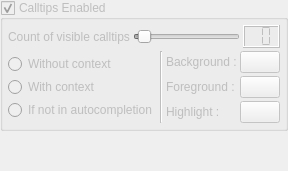
     <widget class="QWidget" name="pCalltips">
      <layout class="QVBoxLayout">
       <property name="spacing">
        <number>3</number>
       </property>
       <property name="margin">
        <number>0</number>
       </property>
       <item>
        <widget class="QGroupBox" name="gbCalltips">
         <property name="enabled">
          <bool>false</bool>
         </property>
         <property name="title">
          <string>Calltips Enabled</string>
         </property>
         <property name="checkable">
          <bool>true</bool>
         </property>
         <layout class="QVBoxLayout">
          <property name="spacing">
           <number>3</number>
          </property>
          <property name="margin">
           <number>5</number>
          </property>
          <item>
           <layout class="QHBoxLayout">
            <property name="spacing">
             <number>3</number>
            </property>
            <item>
             <widget class="QLabel" name="lCallTipsVisible">
              <property name="text">
               <string>Count of visible calltips</string>
              </property>
             </widget>
            </item>
            <item>
             <widget class="QSlider" name="sCallTipsVisible">
              <property name="sizePolicy">
               <sizepolicy hsizetype="Expanding" vsizetype="Fixed">
                <horstretch>0</horstretch>
                <verstretch>0</verstretch>
               </sizepolicy>
              </property>
              <property name="minimum">
               <number>-1</number>
              </property>
              <property name="maximum">
               <number>20</number>
              </property>
              <property name="pageStep">
               <number>2</number>
              </property>
              <property name="orientation">
               <enum>Qt::Horizontal</enum>
              </property>
              <property name="tickInterval">
               <number>1</number>
              </property>
             </widget>
            </item>
            <item>
             <widget class="QLCDNumber" name="lnCallTipsVisible">
              <property name="sizePolicy">
               <sizepolicy hsizetype="Fixed" vsizetype="Fixed">
                <horstretch>0</horstretch>
                <verstretch>0</verstretch>
               </sizepolicy>
              </property>
              <property name="numDigits">
               <number>2</number>
              </property>
              <property name="segmentStyle">
               <enum>QLCDNumber::Flat</enum>
              </property>
             </widget>
            </item>
           </layout>
          </item>
          <item>
           <layout class="QHBoxLayout">
            <property name="spacing">
             <number>3</number>
            </property>
            <item>
             <layout class="QVBoxLayout">
              <property name="spacing">
               <number>0</number>
              </property>
              <item>
               <widget class="QRadioButton" name="rbCallTipsNoContext">
                <property name="text">
                 <string>Without context</string>
                </property>
               </widget>
              </item>
              <item>
               <widget class="QRadioButton" name="rbCallTipsContext">
                <property name="text">
                 <string>With context</string>
                </property>
               </widget>
              </item>
              <item>
               <widget class="QRadioButton" name="rbCallTipsNoAutoCompletionContext">
                <property name="text">
                 <string>If not in autocompletion</string>
                </property>
               </widget>
              </item>
             </layout>
            </item>
            <item>
             <widget class="Line" name="lCalltipsVertical">
              <property name="orientation">
               <enum>Qt::Vertical</enum>
              </property>
             </widget>
            </item>
            <item>
             <layout class="QGridLayout">
              <property name="spacing">
               <number>3</number>
              </property>
              <item row="2" column="0">
               <widget class="QLabel" name="lCalltipsHighlight">
                <property name="text">
                 <string>Highlight :</string>
                </property>
               </widget>
              </item>
              <item row="1" column="0">
               <widget class="QLabel" name="lCalltipsForeground">
                <property name="text">
                 <string>Foreground :</string>
                </property>
               </widget>
              </item>
              <item row="2" column="1">
               <widget class="pColorButton" name="tbCalltipsHighlight">
                <property name="sizePolicy">
                 <sizepolicy hsizetype="Fixed" vsizetype="Fixed">
                  <horstretch>0</horstretch>
                  <verstretch>0</verstretch>
                 </sizepolicy>
                </property>
               </widget>
              </item>
              <item row="0" column="1">
               <widget class="pColorButton" name="tbCalltipsBackground">
                <property name="sizePolicy">
                 <sizepolicy hsizetype="Fixed" vsizetype="Fixed">
                  <horstretch>0</horstretch>
                  <verstretch>0</verstretch>
                 </sizepolicy>
                </property>
               </widget>
              </item>
              <item row="0" column="0">
               <widget class="QLabel" name="lCalltipsBackground">
                <property name="text">
                 <string>Background :</string>
                </property>
               </widget>
              </item>
              <item row="1" column="1">
               <widget class="pColorButton" name="tbCalltipsForeground">
                <property name="sizePolicy">
                 <sizepolicy hsizetype="Fixed" vsizetype="Fixed">
                  <horstretch>0</horstretch>
                  <verstretch>0</verstretch>
                 </sizepolicy>
                </property>
               </widget>
              </item>
             </layout>
            </item>
           </layout>
          </item>
         </layout>
        </widget>
       </item>
       <item>
        <spacer>
         <property name="orientation">
          <enum>Qt::Vertical</enum>
         </property>
         <property name="sizeHint" stdset="0">
          <size>
           <width>20</width>
           <height>40</height>
          </size>
         </property>
        </spacer>
       </item>
      </layout>
     </widget>
